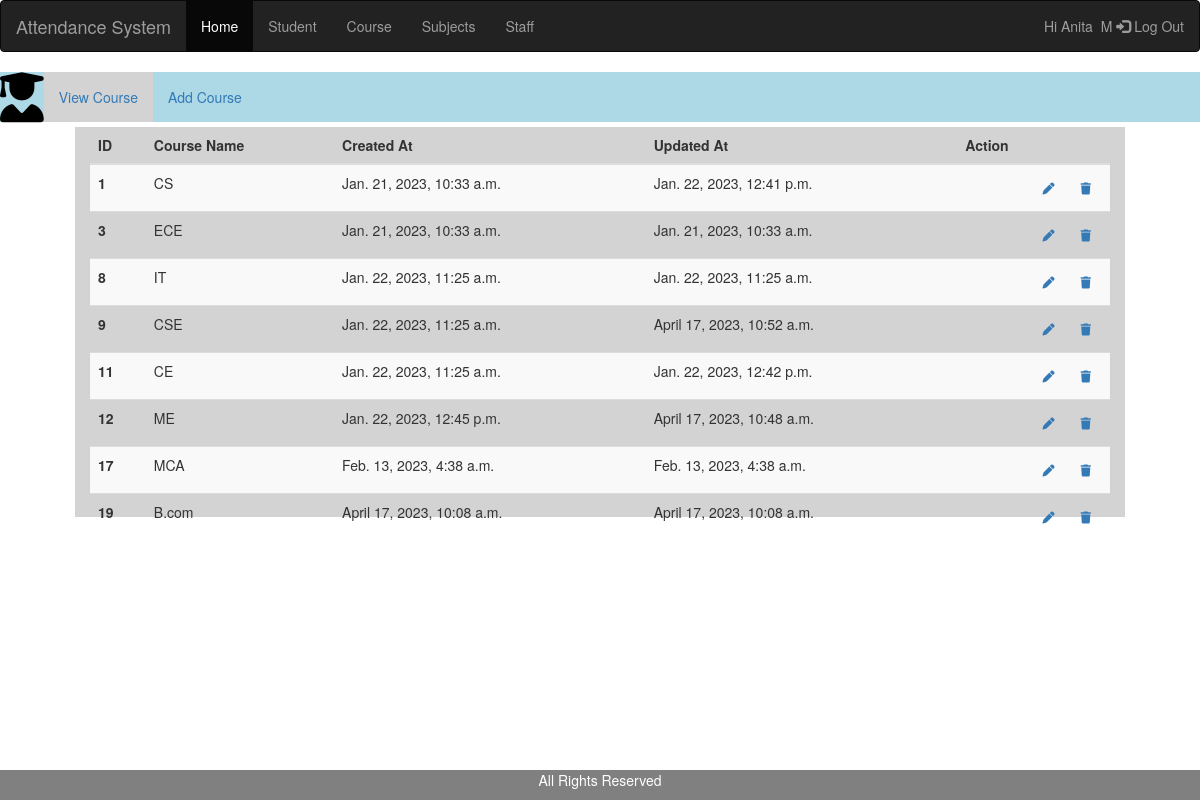
Screenshot of /Hod/Course/View (signed in) with the database file from the repository.
### apps/models.py (models this page shows, shortened)
class CustomUser(AbstractUser):
    USER =  (
        (1,'HOD'),
        (2,'Staff'),
        (3,'Student'),
    )
    user_type = models.CharField(choices=USER , max_length=50,default=1)

class Course(models.Model):
    name = models.CharField(max_length=100)
    created_at = models.DateTimeField(auto_now_add=True)
    update_at = models.DateTimeField(auto_now=True)

### Attendance_system/Hod_Views.py (the view)
# urls.py: path('Hod/Course/View',Hod_Views.VIEW_COURSE,name='view_course'),
@login_required(login_url='/')
def VIEW_COURSE(request):
    course = Course.objects.all()
    context = {
        'course': course,
    }
    return render(request,'Hod/view_course.html',context)

### templates/Hod/view_course.html (shortened to what this page needs)
{% extends 'base.html' %}
{% block content %}
    <div class="row">
    <div class="container-fluid" style="padding-top: 0%;background-color: lightblue;">
      <ul class="nav navbar-nav">
        <div class="navbar-header">
          <i class='fas fa-user-graduate' style='font-size:50px;color: black;'></i>
        </div>
        <li class="active" style="background-color: lightgrey;"><a href="{% url 'view_course' %}">View Course</a></li>
        <li ><a href="{% url 'add_course' %}">Add Course</a></li>
        </ul>
    </div>
    <div class="row" style="padding-top: 5px;">
      <div class="col-sm-1"></div>
      <div class="col-sm-10" style="background-color: lightgrey;height: 390px;">
        <table class="table table-striped">
            <thead>
              <tr>
                <th scope="col">ID</th>
                <th scope="col">Course Name</th>
                <th scope="col">Created At</th>
                <th scope="col">Updated At</th>
                <th scope="col">Action</th>
              </tr>
            </thead>
          <tbody>
            {% for i in course %}
              <tr>
                <th scope="row">{{i.id}}</th>
                <td>{{i.name}}</td>
                <td>{{i.created_at}}</td>
                <td>{{i.update_at}}</td>
                <td class="text-right">
                        <div class="actions">
                            <a href="{% url 'edit_course' i.id %}" class="btn btn-sm bg-success-light mr-2">
                            <i class="fas fa-pen"></i>
                            </a>
                            <a href="{% url 'delete_course' i.id %}" class="btn btn-sm bg-danger-light">
                             <i class="fas fa-trash"></i>
                            </a>
                        </div>
                 </td>
              </tr>
            {% endfor %}
          </tbody>
        </table>
      </div>
        <div class="col-sm-1"></div>
    </div>
 <div class="footer" style="position: fixed;left: 0;bottom: 0;width:100%;background-color: grey;color: white;text-align: center;">
    <p>All Rights Reserved</p>
{% endblock %}

### templates/base.html (shortened to what this page needs)
<!DOCTYPE html>
{% load static %}
<html lang="en">
 <head>
  <link rel="stylesheet" href="https://maxcdn.bootstrapcdn.com/bootstrap/3.4.1/css/bootstrap.min.css">
  <link rel="stylesheet" href="https://cdnjs.cloudflare.com/ajax/libs/font-awesome/4.7.0/css/font-awesome.min.css">
</head>
<body>
 <nav class="navbar navbar-inverse">
   <div class="container-fluid">
    <div class="navbar-header">
      <a class="navbar-brand" href="#">Attendance System</a>
    </div>
    <ul class="nav navbar-nav">
      <li class="active"><a href="{% url 'hod_home' %}">Home</a></li>
      <li><a href="{% url 'insert_student' %}">Student</a></li>
      <li><a href="{% url 'add_course' %}">Course</a></li>
      <li><a href="{% url 'add_subject' %}">Subjects</a></li>
      <li><a href="{% url 'add_staff' %} ">Staff</a></li>
    </ul>
    <ul class="nav navbar-nav navbar-right">
      <li><a href="{% url 'logout' %}">
        Hi {{ user.first_name }}&nbsp;{{ user.last_name }}
        <span class="glyphicon glyphicon-log-in"></span> Log Out</a></li>
    </ul>
   </div>
 </nav>
 {% block content %}
 {% endblock %}
  </body>
</html>

### rows the page displays
CustomUser: first_name "Anita", last_name "M"
Course: id "1", name "CS", created_at "Jan. 21, 2023, 10:33 a.m.", update_at "Jan. 22, 2023, 12:41 p.m."
Course: id "3", name "ECE", created_at "Jan. 21, 2023, 10:33 a.m.", update_at "Jan. 21, 2023, 10:33 a.m."
Course: id "8", name "IT", created_at "Jan. 22, 2023, 11:25 a.m.", update_at "Jan. 22, 2023, 11:25 a.m."
Course: id "9", name "CSE", created_at "Jan. 22, 2023, 11:25 a.m.", update_at "April 17, 2023, 10:52 a.m."
Course: id "11", name "CE", created_at "Jan. 22, 2023, 11:25 a.m.", update_at "Jan. 22, 2023, 12:42 p.m."
Course: id "12", name "ME", created_at "Jan. 22, 2023, 12:45 p.m.", update_at "April 17, 2023, 10:48 a.m."
Course: id "17", name "MCA", created_at "Feb. 13, 2023, 4:38 a.m.", update_at "Feb. 13, 2023, 4:38 a.m."
Course: id "19", name "B.com", created_at "April 17, 2023, 10:08 a.m.", update_at "April 17, 2023, 10:08 a.m."
